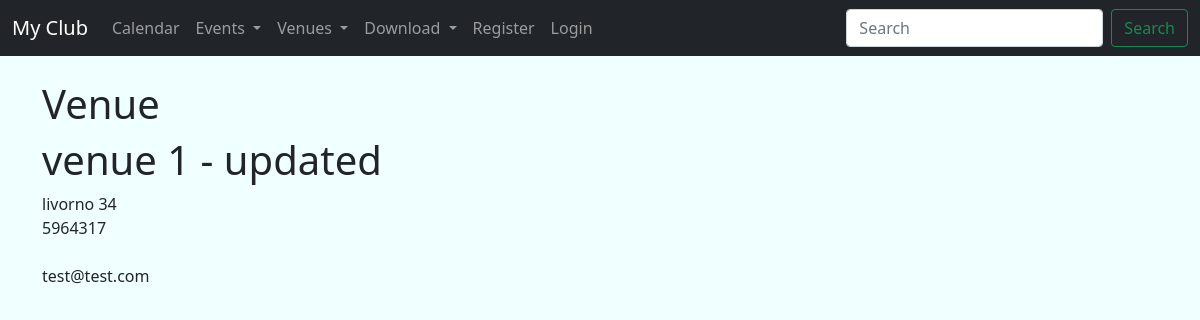
The page /show_venue/12 on the database its author committed.
### events/models.py (models this page shows)
class Venue(models.Model):
    name = models.CharField('Venue name',
                            max_length=120)
    address = models.CharField('Venue Address',
                               max_length=300)
    zip_code = models.CharField('Zip Code',
                                max_length=15,
                                blank=True)
    phone = models.CharField('Contact Phone',
                             max_length=25,
                             blank=True)
    web = models.URLField('Website Address',
                          blank=True)
    email_address = models.EmailField('Email Address',
                                      blank=True)
    owner = models.IntegerField("Venue Owner",blank=False,default=1,editable=False) # in default admin is the owner
    def __str__(self):
        return self.name

### events/views.py (the view)
# urls.py: path('show_venue/<venue_id>',views.show_venue,name='show-venue'),
def show_venue(request, venue_id):
    venue = Venue.objects.get(pk=venue_id)
    return render(request,
                  'events/show_venue.html',
                  {"venue": venue})

### templates/events/show_venue.html
{% extends 'events/base.html' %}
{% block content %}
<h1>Venue</h1>
    <centet>
    <h1>{{ venue }}</h1>
    {{ venue.address }}<br>
    {{ venue.zip_code }}<br>
        <a href="{{ venue.web }} "> {{ venue.web }}</a><br>
    {{ venue.email_address }}<br>
    </centet>
{% endblock %}

### templates/events/base.html (style rules this page uses)
body { background: azure }

### rows shown on the page
Venue: name "venue 1 - updated", address "livorno 34", zip_code "5964317", email_address "test@test.com"
